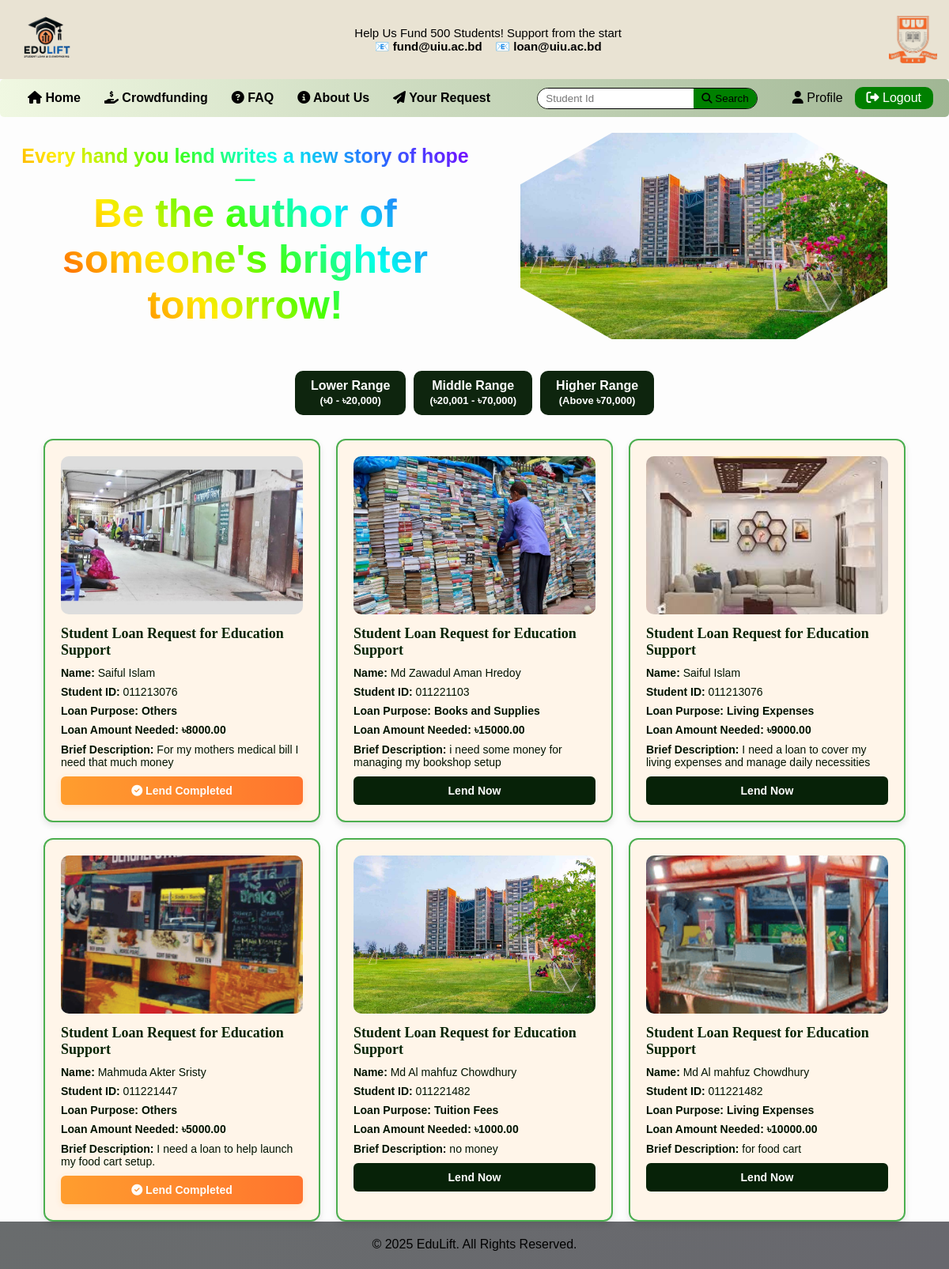
Screenshot of /lenderHome.php (signed in) with the database file from the repository.
### tables this page shows
CREATE TABLE `borrower_posts` (
  `id` int(11) NOT NULL,
  `student_name` varchar(255) NOT NULL,
  `student_id` varchar(50) NOT NULL,
  `loan_amount` decimal(10,2) NOT NULL,
  `loan_purpose` varchar(255) NOT NULL,
  `loan_description` text NOT NULL,
  `financial_wellbeing` enum('Excellent','Very Good','Okay','Not Good') NOT NULL,
  `created_at` timestamp NOT NULL DEFAULT current_timestamp(),
  `loan_image` varchar(255) DEFAULT NULL
);

### lenderHome.php (the view, shortened to what this page needs)
<?php
include('templates/header1.php');
include('templates/lenderHeader.php');
include('db_connect.php');
$search_id = isset($_GET['search_id']) ? trim($_GET['search_id']) : '';
?>
<!DOCTYPE html>
<html lang="en">
<head>
</head>
<body>
    <div class="section-container">
        <div class="animated-text">
            Every hand you lend writes a new story of hope—<br>
            <span style="font-size: 50px;">Be the author of someone's brighter tomorrow!</span>
        </div>
        <div class="image-container">
            <img src="images/campus.jpg" alt="University Campus">
        </div>
    </div>
    <div class="button-container">
        <button class="range-button">Lower Range<br><span style='font-size:13px;'>(৳0 - ৳20,000)</span></button>
        <button class="range-button">Middle Range<br><span style='font-size:13px;'>(৳20,001 - ৳70,000)</span></button>
        <button class="range-button">Higher Range<br><span style='font-size:13px;'>(Above ৳70,000)</span></button>
    </div>
    <div class="borrower-container" id="borrowerContainer">
<?php
if ($search_id !== '') {
    $stmt = $conn->prepare("SELECT * FROM borrower_posts WHERE student_id LIKE ? ORDER BY created_at DESC");
    $like = "%$search_id%";
    $stmt->bind_param("s", $like);
    $stmt->execute();
    $result = $stmt->get_result();
} else {
    $query = "SELECT * FROM borrower_posts ORDER BY created_at DESC";
    $result = $conn->query($query);
}
if ($result && $result->num_rows > 0) {
    while ($row = $result->fetch_assoc()) {
        $borrowerId = $row['id'];
        $lenderId = $_SESSION['lender_id'];
        $acceptedQuery = "SELECT * FROM accepted_loans WHERE borrower_id = '$borrowerId' AND lender_offer_id IN (SELECT id FROM lender_lend WHERE lender_id = '$lenderId' AND borrower_id = '$borrowerId')";
        $acceptedResult = $conn->query($acceptedQuery);
        if ($acceptedResult->num_rows > 0) {
            $buttonClass = "completed";
            $buttonText = "Lend Completed";
        } else {
            $buttonClass = "lend-now";
            $buttonText = "Lend Now";
        }
        echo "\n        <div class='borrower-card'>";
        if (!empty($row['loan_image'])) {
            echo "<img src='images/" . htmlspecialchars($row['loan_image']) . "' alt='Loan Image'>";
        } else {
            echo "<img src='images/md2.png' alt='Student Image'>";
        }
        echo "\n            <h2>Student Loan Request for Education Support</h2>\n            <p><b>Name:</b> {$row['student_name']}</p>\n            <p><b>Student ID:</b> {$row['student_id']}</p>\n            <p class='loan-purpose'><b>Loan Purpose:</b> {$row['loan_purpose']}</p>\n            <p class='loan-amount'><b>Loan Amount Needed:</b> ৳{$row['loan_amount']}</p>\n            <p class='loan-description'><b>Brief Description:</b> {$row['loan_description']}</p>\n            <a href='lenderLend.php?borrower_id={$row['id']}' class='lend-button $buttonClass' ".($buttonClass=="completed"?"style='pointer-events:none;opacity:0.8;'":"").">".($buttonClass=="completed"?"<i class='fa fa-check-circle'></i> ":"")."$buttonText</a>\n        </div>\n        ";
    }
} else {
    echo "<p>No borrower posts available.</p>";
}
?>
</div>
    <?php include('templates/footer.php'); ?>
</body>
</html>

### templates/header1.php (style rules this page uses)
body { margin: 0; padding: 0; }

### templates/lenderHeader.php (style rules this page uses)
* { margin: 0; padding: 0; box-sizing: border-box; font-family: Arial, sans-serif; }

### lenderHome.php (style rules this page uses)
* { margin: 0; padding: 0; box-sizing: border-box; font-family: Arial, sans-serif; }
body { background-color:rgb(253, 253, 253); }
.section-container { display: flex; align-items: center; justify-content: space-between; padding: 20px; }
.animated-text { width: 50%; font-size: 25px; font-weight: bold; text-align: center; background: linear-gradient(45deg, #ff0000, #ff7300, #ffeb00, #47ff00, #00ffee, #2b65ff, #8000ff); -webkit-background-clip: text; color: transparent; animation: animateColor 5s linear infinite; }
.image-container { width: 50%; display: flex; justify-content: center; }
.image-container img { width: 80%; clip-path: polygon(25% 0%, 75% 0%, 100% 25%, 100% 75%, 75% 100%, 25% 100%, 0% 75%, 0% 25%); border-radius: 30px; }
.button-container { display: flex; justify-content: center; margin-top: 20px; gap: 10px; }
.range-button { background:rgb(14, 37, 14); color: white; border: none; padding: 10px 20px; border-radius: 10px; cursor: pointer; font-size: 16px; font-weight: bold; }
.borrower-container { display: flex; flex-wrap: wrap; justify-content: center; margin-top: 30px; gap: 20px; }
.borrower-card { width: 350px; background-color: #FFF5E9; border-radius: 12px; box-shadow: 0 4px 8px rgba(0, 0, 0, 0.1); padding: 20px; text-align: left; border: 2px solid #4CAF50; transition: transform 0.3s ease-in-out; position: relative; overflow: hidden; }
.borrower-card h2 { font-size: 18px; color:rgb(8, 36, 5); font-weight: bold; font-family:cursive; margin-bottom: 10px; }
.borrower-card img { width: 100%; height: 200px; object-fit: cover; border-radius: 10px; margin-bottom: 10px; }
.borrower-card p { font-size: 14px; color:rgb(1, 19, 0);; margin-bottom: 8px; }
.loan-amount { font-size: 18px; font-weight: bold; color: #27ae60; margin-bottom: 10px; }
.loan-purpose { font-size: 15px; font-weight: bold; color: #333; }
.loan-description { font-size: 13px; color: #666; margin-bottom: 10px; }
.lend-button { display: block; width: 100%; padding: 10px; font-size: 14px; text-align: center; border-radius: 6px; font-weight: bold; cursor: pointer; margin-top: 10px; text-decoration: none; }
.lend-now { background-color:rgb(7, 34, 8); color: white; }
.completed { background: linear-gradient(90deg, #ff8800 0%, #ff5500 100%); color: #fff; cursor: default; position: relative; font-size: 16px; font-weight: bold; display: flex; align-items: center; justify-content: center; gap: 8px; border: none; box-shadow: 0 2px 8px 0 rgba(255, 136, 0, 0.18); }
.lend-now { background-color: rgb(7, 34, 8); color: white; }

### rows the page displays
borrower_posts: loan_image (picture), student_name "Saiful Islam", student "011213076", loan_purpose "Others", loan_amount "8000.00", loan_description "For my mothers medical bill I need that much money", buttonText "Lend Completed"
borrower_posts: loan_image (picture), student_name "Md Zawadul Aman Hredoy", student "011221103", loan_purpose "Books and Supplies", loan_amount "15000.00", loan_description "i need some money for managing my bookshop setup", buttonText "Lend Now"
borrower_posts: loan_image (picture), student_name "Saiful Islam", student "011213076", loan_purpose "Living Expenses", loan_amount "9000.00", loan_description "I need a loan to cover my living expenses and manage daily necessities", buttonText "Lend Now"
borrower_posts: loan_image (picture), student_name "Mahmuda Akter Sristy", student "011221447", loan_purpose "Others", loan_amount "5000.00", loan_description "I need a loan to help launch my food cart setup.", buttonText "Lend Completed"
borrower_posts: loan_image (picture), student_name "Md Al mahfuz Chowdhury", student "011221482", loan_purpose "Tuition Fees", loan_amount "1000.00", loan_description "no money", buttonText "Lend Now"
borrower_posts: loan_image (picture), student_name "Md Al mahfuz Chowdhury", student "011221482", loan_purpose "Living Expenses", loan_amount "10000.00", loan_description "for food cart", buttonText "Lend Now"
